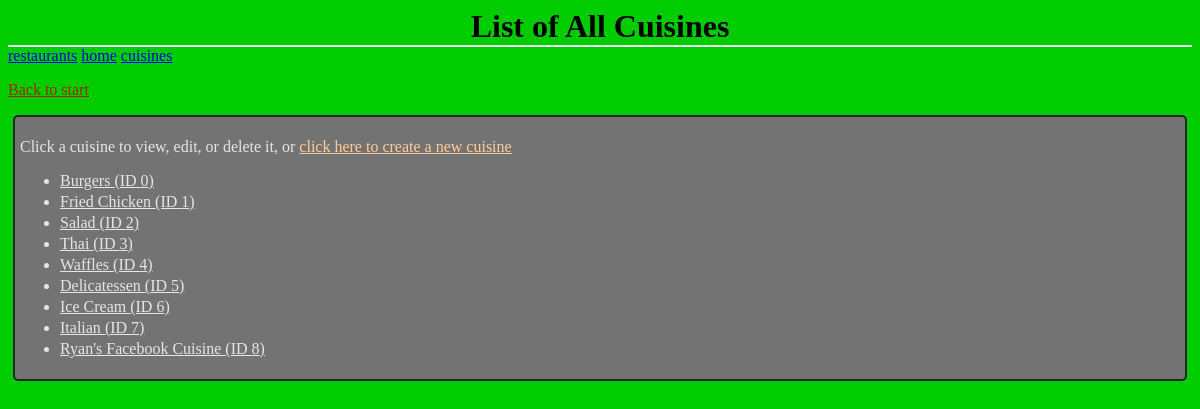
The page /cuisines/ on the database as committed earlier.
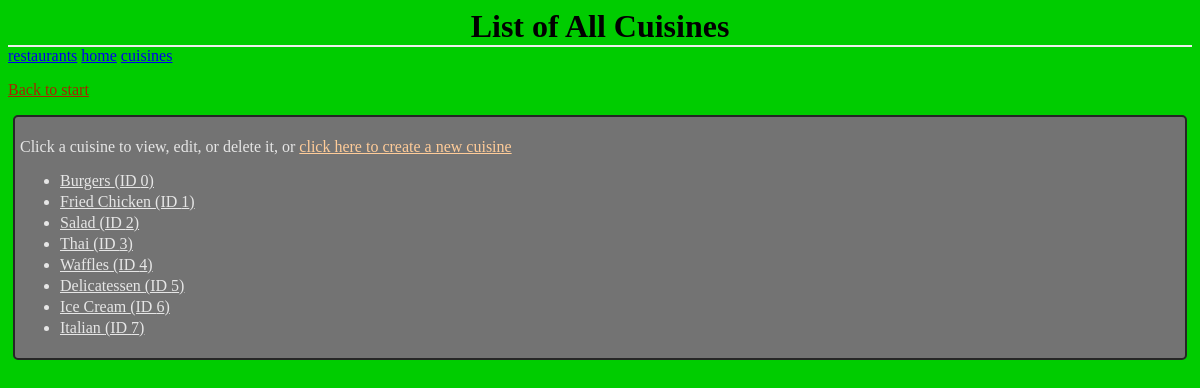
The same page on the database as committed later.
### database_setup.py (models this page shows, shortened)
class Cuisine(Base):
	__tablename__ = 'cuisine'
	id = Column(Integer, primary_key=True)
	name = Column(String(80), nullable=False, unique=True)

### project.py (the view)
@app.route('/cuisines/')
def cuisines():
        cuisines = RestaurantManager.getCuisines()
        return render_template("Cuisines.html",
                               cuisines=cuisines)

### RestaurantManager.py (called while the page is built)
def getRestaurantDBSession():
    engine = create_engine('sqlite:///restaurants.db')
    Base.metadata.bind = engine
    DBSession = sessionmaker(bind=engine)
    session = DBSession()
    return session

def getCuisines(onlyPopular=False):
    session = getRestaurantDBSession()
    if onlyPopular:
        numPerCuisine = session.query(Restaurant.foodType,
                        func.count(Restaurant.foodType).label('No')).\
                        group_by(Restaurant.foodType).all()
        cuisines = []
        for cuisine in numPerCuisine:
            if cuisine.No > 3:
                cuisines.append(cuisine)
    else:
        cuisines  = session.query(Cuisine).order_by(Cuisine.id).all()
    session.close()
    return cuisines

### templates/Cuisines.html (shortened to what this page needs)
<html>
<head>
	<link rel=stylesheet type=text/css href="{{url_for('static',
											           filename='Cuisines.css')}}">
</head>
<body>
	<h1 class='header'>
		List of All Cuisines
	</h1>
	<div class='homeLinks'>
		<a href="{{url_for('restaurants')}}">restaurants</a>
		<a href="{{url_for('restaurantManagerIndex')}}">home</a>
		<a href="{{url_for('cuisines')}}">cuisines</a>
	</div>
	<p>
		<a class='backLink' href="{{url_for('restaurantManagerIndex')}}">
			Back to start
		</a>
	</p>
	<div class='list'>
	<p>
		Click a cuisine to view, edit, or delete it, or
		<a class='actionLink' href="{{url_for('addCuisine')}}">
			click here to create a new cuisine
		</a>
	</p>
	<ul>
	{% for c in cuisines %}
	{% if c.id != -1: %}
		<li>
			<a class='forwardLink' href="{{url_for('cuisine',
							 	cuisine_id=c.id)}}">
				{{c.name}} (ID {{c.id}})
			</a>
		</li>
	{% endif %}
	{% endfor %}
	</ul>
	</div>
</body>
</html>

### static/Cuisines.css (style rules this page uses)
body { font-family: serif; background-color: #00cc00 }
li { margin: 0 0 3px 0; }
.header { left: 50%; text-align: center; font-family: 'Georgia', serif; border-bottom: 2px solid #eee; margin: 0; }
.list { border: 2px solid; border-radius: 5px; padding: 5px; margin: 5px; border-color: #262626; background-color: #737373; color: #e6e6e6; }
.backLink { color: #a52600; }
.actionLink { color: #ffcc99; }
.forwardLink { color: #e6e6e6; }

Rows that differ between the two databases and show on the page:
removed Cuisine: name "Ryan's Facebook Cuisine", id "8"
